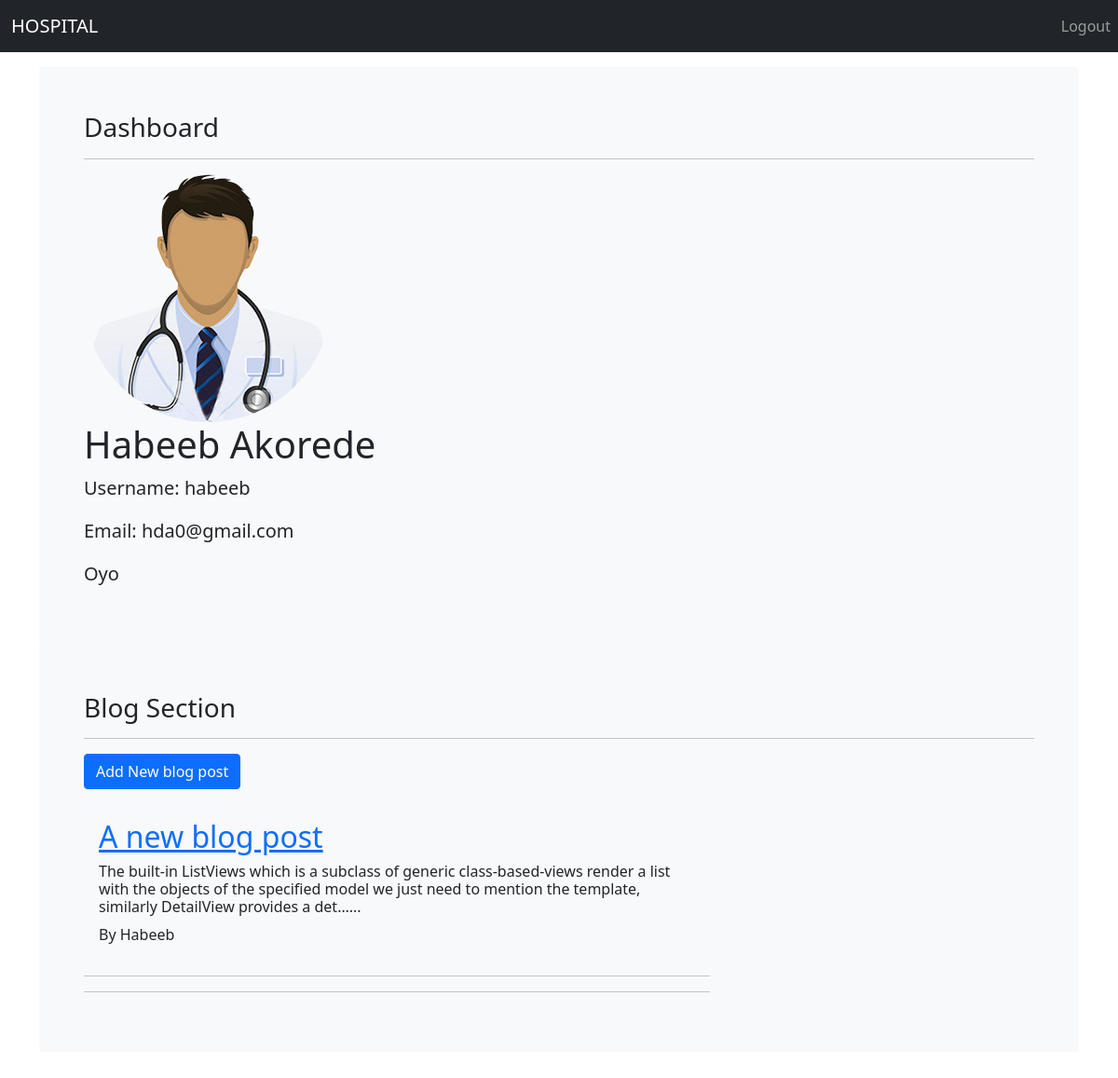
Page /doctor-dashboard (signed in) on the committed database.
### core/models.py (models this page shows, shortened)
class Doctor(models.Model):
    user = models.OneToOneField(User, on_delete=models.CASCADE)
    profile_pic = models.ImageField(upload_to='DoctorProfilePic/', default='doctor.png')
    address = models.CharField(max_length=40)
    state = models.CharField(max_length=20)
    city = models.CharField(max_length=20)
    phone = models.CharField(max_length=20)

### blog/models.py (models this page shows, shortened)
class Blogpost(models.Model):
    CATEGORIES = (
        ('Mental Health', 'Mental Health'),
        ('Heart Disease', 'Heart Disease'),
        ('Covid19', 'Covid19'),
        ('Immunization', 'Immunization')
    )
    STATUS = (
    (0,"Draft"),
    (1,"Publish")
    )
    author = models.ForeignKey(User, on_delete = models.CASCADE)
    title = models.CharField(max_length=200)
    slug = models.SlugField(max_length=200, unique=True, null=True, blank=True)
    image = models.ImageField(upload_to='BlogImages')
    content = models.TextField(max_length=40000)
    summary = models.CharField(max_length=1500)
    status = models.IntegerField(choices=STATUS, default=1)
    category = models.CharField(max_length=50, choices=CATEGORIES)
    created_date = models.DateTimeField(default = timezone.now)
    class Meta:
        ordering = ['-created_date']

### core/views.py (the view)
# urls.py: path('doctor-dashboard', views.doctor_dashboard_view, name='doctor-dashboard'),
@login_required(login_url='doctor-login')
@user_passes_test(is_doctor)
def doctor_dashboard_view(request):
    doctor = models.Doctor.objects.get(user_id=request.user.id)
    posts = Blogpost.objects.filter(status=1).order_by('-created_date')
    context = {'doctor':doctor, 'posts':posts}
    return render(request,'core/doctor_dashboard.html', context)

### core/views.py (called while the page is built)
def is_doctor(user):
    return user.groups.filter(name='DOCTOR').exists()

### core/templates/core/doctor_dashboard.html
{% extends 'core/base.html' %}
{% block content %}
<main class="container">
    <div class="bg-light p-5 rounded">
    <h3>Dashboard</h3>
    <hr>
    <img class="rounded-circle account-img" src="{{ doctor.profile_pic.url }}" alt="Profie Pic">
      <h1>{{ user.first_name.title }} {{ user.last_name.title }}</h1>
      <p class="lead">Username: {{ user.username }}</p>
      <p class="lead">Email: {{ user.email }}</p>
      <p class="lead">{{ doctor.state }}</p>
    </div>
</main>
<main class="container">
  <div class="bg-light p-5 rounded">
  <h3>Blog Section</h3>
  <hr>
  <div>
    <a class="btn btn-primary" href='{% url "add_blog_post" %}'>Add New blog post</a>
  </div>
  <div class="row">
    <div class="col-md-8 mt-3 left">
    {% for post in posts %}
        <div class="card-body">
          <h2 class="card-title"><a href="{%url 'blog_details' post.slug  %}">{{post.title}}</a></h2>
          <h6><div class="">{{post.content| truncatechars:200}}...</div></h6>
         <div class=""> By {{post.author | title }}</a>
        </div>
         </div>
      <hr>
      <hr>
    {% endfor %}
    </div>
  </div>
</main>
{% endblock content%}

### static/css/main.css (style rules this page uses)
body { min-height: 75rem; padding-top: 4.5rem; }

### rows in the picture
Doctor: profile_pic (picture), state "Oyo"
Blogpost: title "A new blog post", content "The built-in ListViews which is a subclass of generic class-based-views render a list with the objects of the specified model we just need to mention the template, similarly DetailView provides a det…", author "Habeeb"

### other values in the picture
{{ user.first_name.title }} "Habeeb"
{{ user.last_name.title }} "Akorede"
{{ user.username }} "habeeb"
{{ user.email }} "hda0@gmail.com"
